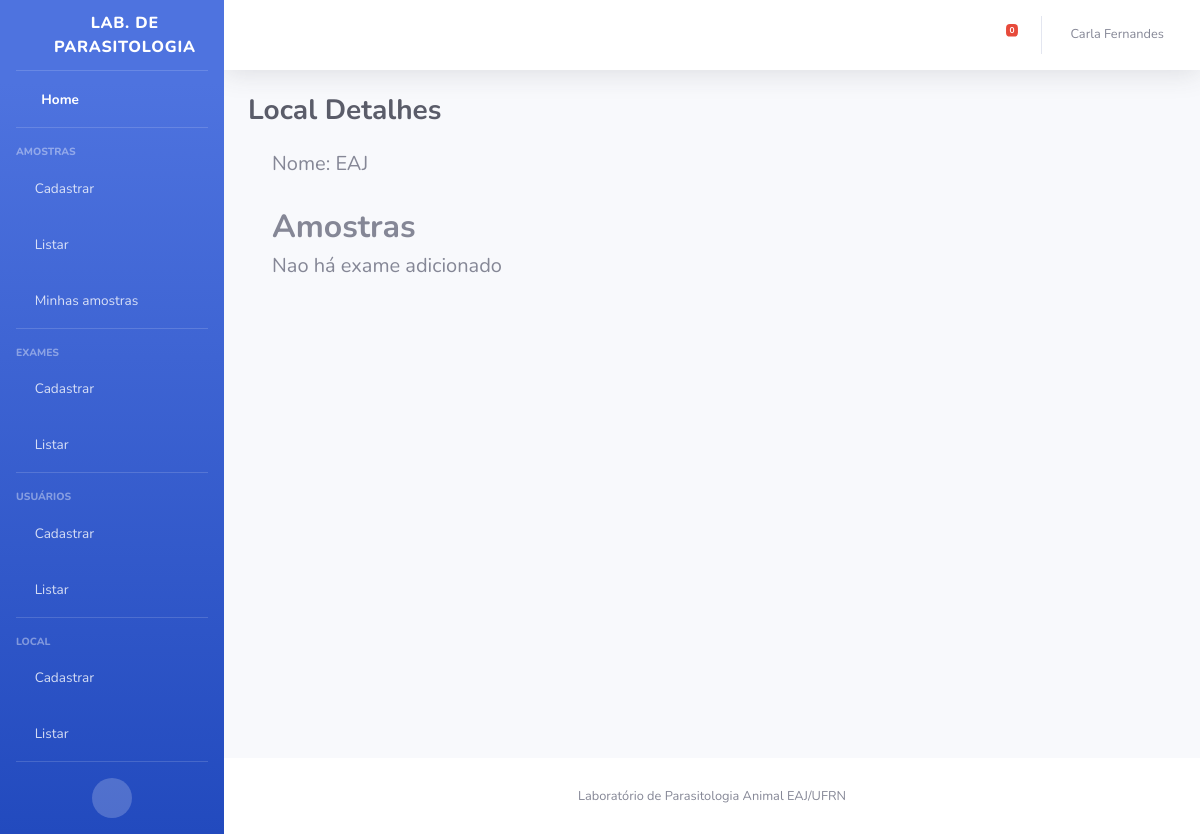
The app's page /local/detalhes/1 (signed in), older data.
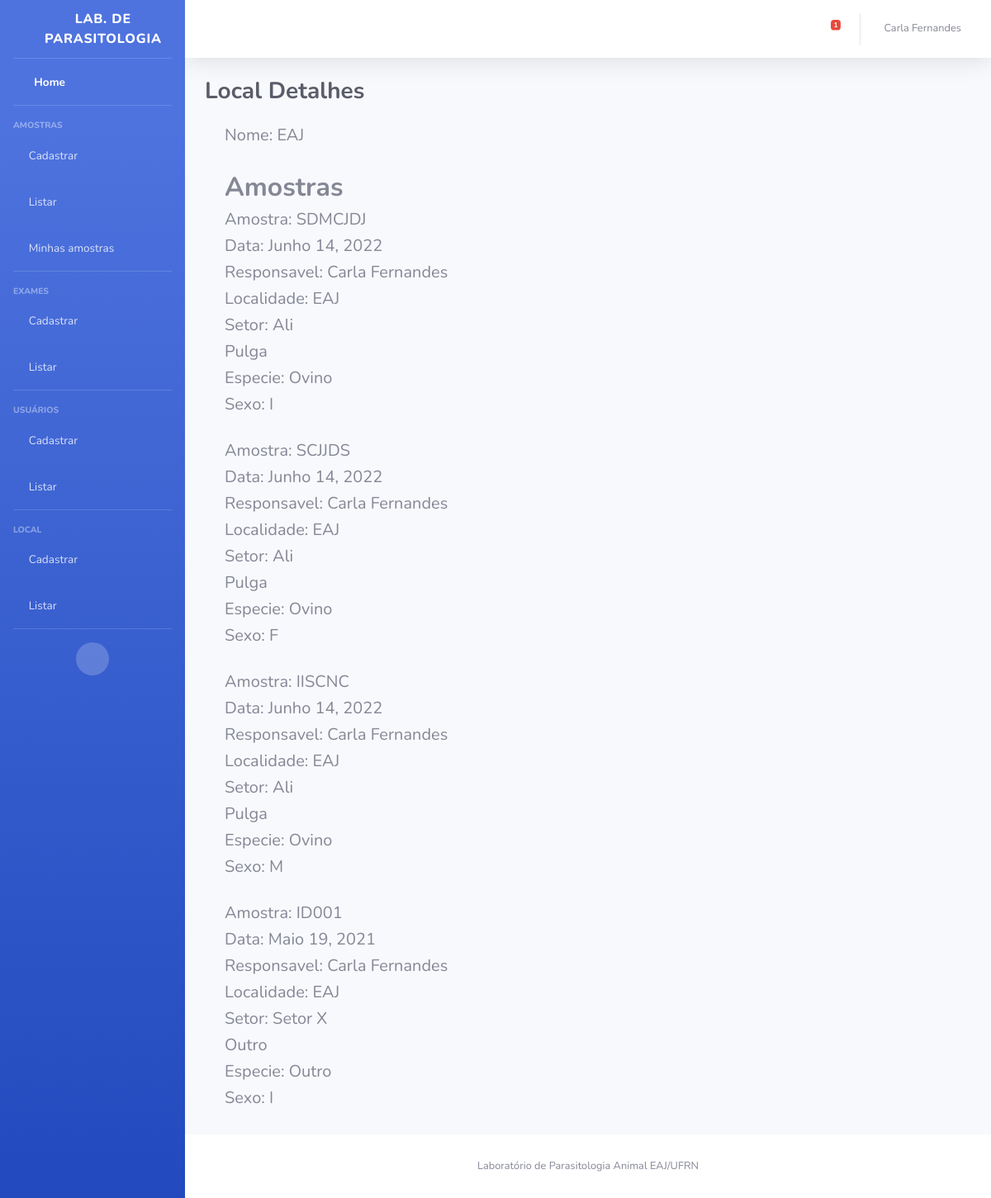
The same page, newer data.
### Local/models.py (models this page shows)
class Local(models.Model):
    nome = models.CharField(max_length=200)
    def __str__(self):
        return self.nome

### Amostra/models.py (models this page shows, shortened)
class Amostra(models.Model):
    identificacao = models.CharField(max_length=10)
    origem = models.CharField(max_length=200)
    responsavel = models.ForeignKey(User, on_delete=models.CASCADE, null = True, related_name='amostras')
    localidade = models.ForeignKey(Local, on_delete=models.CASCADE, null = True, related_name='local')
    setor = models.CharField(max_length=200)
    data_coleta = models.DateField(default=date.today)
    tipo_amostra = models.CharField(max_length=2, choices=TIPOS_AMOSTRA, default='OU')
    especie_animal = models.CharField(max_length=2, choices=ESPECIES_ANIMAIS,default='OU')
    sexo_animal = models.CharField(max_length=1, choices=SEXO, default='I')
    status = models.BooleanField(default=True)
    exames = models.ManyToManyField(Exame, through='RealizacaoExame')
    created_at = models.DateField(default=date.today, null=True, blank=True)
    class Meta:
        ordering = ['-data_coleta','-id']

### Local/views.py (the view)
# urls.py: path('detalhes/<int:pk>', views.listar_amostras_local, name='listar_amostras_local'),
def listar_amostras_local(request, pk):
    local = Local.objects.filter(pk=pk)
    amostra = Amostra.objects.filter(localidade_id=pk)
    context = {'loc':local, 'lista_amostra':amostra}
    return render(request, 'Local/local_detail.html', context)

### Amostra/context_processors.py (called while the page is built)
def amostras_pendentes(request):
    if (request.user.is_authenticated):
        amostras = Amostra.objects.filter(
            responsavel=request.user, status=True,
            data_coleta__lte = date.today()- timedelta(days=10))
    else:
        amostras = Amostra.objects.filter(
            status=True,
            data_coleta__lte = date.today()- timedelta(days=10))
    return {
        'amostras_pendentes_count': amostras.count(),
        'amostras_pendentes': amostras.order_by('data_coleta')
    }

### Usuario/models.py (called while the page is built)
    def __str__(self):
        return "{} {}".format(self.first_name, self.last_name)

### templates/Local/local_detail.html
{% extends "base.html" %}
{% load bootstrap4 %}
{% block titulo %}
Local Detalhes
{% endblock %}
{% block content %}
<div class="container">
	{% if loc %}
		{% for local in loc %}
			<h5>Nome: {{ local.nome }} </h5>
            <br>
		{% endfor %}
	{% endif %}
	<h2><strong>Amostras</strong></h2>
	{% if lista_amostra %}
		{% for amostra in lista_amostra %}
			<h5>Amostra: {{ amostra.identificacao }}</h5>
			<h5>Data: {{ amostra.data_coleta }} </h5>
			<h5>Responsavel: {{ amostra.responsavel }} </h5>
			<h5>Localidade: {{ amostra.localidade }}</h5>
			<h5>Setor: {{ amostra.setor }}</h5>
    		<h5>{{ amostra.get_tipo_amostra_display }}</h5>
    		<h5>Especie: {{ amostra.get_especie_animal_display }}</h5>
    		<h5>Sexo: {{ amostra.sexo_animal }}</h5>
			<br>
		{% endfor %}
	{% else %}
		<h5>Nao há exame adicionado</h5>
	{% endif %}
  </div>
{% endblock %}

### templates/base.html (shortened to what the changed rows need)
<!DOCTYPE html>
<html lang="en">
{% load static %}
<head>
  <link href="{% static 'vendor/fontawesome-free/css/all.min.css' %}" rel="stylesheet" type="text/css">
  <link rel="stylesheet" type="text/css" href="{% static 'css/sb-admin-2.css' %}" />
  <link href="{% static 'vendor/datatables/dataTables.bootstrap4.min.css' %}" rel="stylesheet">
</head>
<body id="page-top">
  <div id="wrapper">
     {% if user.is_authenticated %}
    <ul class="navbar-nav bg-gradient-primary sidebar sidebar-dark accordion" id="accordionSidebar">
      <a class="sidebar-brand d-flex align-items-center justify-content-center" href="{% url 'home:home' %}">
        <div class="sidebar-brand-icon rotate-n-15">
          <i class="fas fa-microscope"></i>
        </div>
        <div class="sidebar-brand-text mx-3">Lab. de Parasitologia</div>
      </a>
      <hr class="sidebar-divider my-0">
      <li class="nav-item active">
        <a class="nav-link" href="{% url 'amostra:home' %}">
          <i class="fas fa-fw fa-tachometer-alt"></i>
          <span>Home</span></a>
      </li>
      <hr class="sidebar-divider">
      <div class="sidebar-heading">
        Amostras
      </div>
      <li class="nav-item">
        <a class="nav-link collapsed" href="{% url 'amostra:cadastrar' %}">
          <i class="fas fa-plus"></i>
          <span>Cadastrar</span>
        </a>
      </li>
      <li class="nav-item">
        <a class="nav-link collapsed" href="{% url 'amostra:listar' %}">
          <i class="fas fa-vials"></i>
          <span>Listar</span>
        </a>
      </li>
      <li class="nav-item">
        <a class="nav-link collapsed" href="{% url 'amostra:listar_amostras_usuario' pk=user.pk %}">
          <i class="fas fa-vial"></i>
          <span>Minhas amostras</span>
        </a>
      </li>
      <hr class="sidebar-divider">
      {% if user.is_superuser %}
      <div class="sidebar-heading">
        Exames
      </div>
      <li class="nav-item">
        <a class="nav-link collapsed" href="{% url 'exame:cadastrar' %}">
          <i class="fas fa-plus"></i>
          <span>Cadastrar</span>
        </a>
      </li>
      <li class="nav-item">
        <a class="nav-link collapsed" href="{% url 'exame:listar' %}">
          <i class="fas fa-clipboard-list"></i>
          <span>Listar</span>
        </a>
      </li>
       <hr class="sidebar-divider">
       <div class="sidebar-heading">
        Usuários
      </div>
      <li class="nav-item">
        <a class="nav-link collapsed" href="{% url 'usuario:cadastrar' %}">
          <i class="fas fa-plus"></i>
          <span>Cadastrar</span>
        </a>
      </li>
      <li class="nav-item">
        <a class="nav-link collapsed" href="{% url 'usuario:listar' %}">
          <i class="fas fa-users"></i>
          <span>Listar</span>
        </a>
      </li>
       <hr class="sidebar-divider">
      <div class="sidebar-heading">
        Local
      </div>
      <li class="nav-item">
        <a class="nav-link collapsed" href="{% url 'local:cadastrar' %}">
          <i class="fas fa-plus"></i>
          <span>Cadastrar</span>
        </a>
      </li>
      <li class="nav-item">
        <a class="nav-link collapsed" href="{% url 'local:listarLocal' %}">
          <i class="fa fa-clipboard-list"></i>
          <span>Listar</span>
        </a>
      </li>
      <hr class="sidebar-divider d-none d-md-block">
      {% endif %}
      <div class="text-center d-none d-md-inline">
        <button class="rounded-circle border-0" id="sidebarToggle"></button>
      </div>
    </ul>
    <div id="content-wrapper" class="d-flex flex-column">
      <div id="content">
        <nav class="navbar navbar-expand navbar-light bg-white topbar mb-4 static-top shadow">
          <ul class="navbar-nav ml-auto">
            <li class="nav-item dropdown no-arrow mx-1">
              <a class="nav-link dropdown-toggle" href="#" id="alertsDropdown" role="button" data-toggle="dropdown" aria-haspopup="true" aria-expanded="false">
                <i class="fas fa-bell fa-fw"></i>
                <span class="badge badge-danger badge-counter">{{ amostras_pendentes_count }}</span>
              </a>
            </li>
            <li class="nav-item dropdown no-arrow">
              <a class="nav-link dropdown-toggle" href="#" id="userDropdown" role="button" data-toggle="dropdown" aria-haspopup="true" aria-expanded="false">
                <span class="mr-2 d-none d-lg-inline text-gray-600 small">{{user.first_name}} {{user.last_name}}</span>
              </a>
            </li>
          </ul>
        </nav>
        {% endif %}
        <div class="container-fluid">
          <div class="d-sm-flex align-items-center justify-content-between mb-4">
            <h1 class="h3 mb-0 text-gray-800">
              <strong>
              {% block titulo %}
              {% endblock %}
              </strong>
            </h1>
          </div>
          {% block content %}{% endblock %}
        </div>
      </div>
    </div>
  </div>
</body>
</html>

Row changes from the older to the newer data that the page shows:
added Amostra: identificacao "SDMCJDJ", data_coleta "Junho 14, 2022", responsavel "Carla Fernandes", localidade "EAJ", setor "Ali", tipo_amostra "Pulga", especie_animal "Ovino", sexo_animal "I"
added Amostra: identificacao "SCJJDS", data_coleta "Junho 14, 2022", responsavel "Carla Fernandes", localidade "EAJ", setor "Ali", tipo_amostra "Pulga", especie_animal "Ovino", sexo_animal "F"
added Amostra: identificacao "IISCNC", data_coleta "Junho 14, 2022", responsavel "Carla Fernandes", localidade "EAJ", setor "Ali", tipo_amostra "Pulga", especie_animal "Ovino", sexo_animal "M"
added Amostra: identificacao "ID001", data_coleta "Maio 19, 2021", responsavel "Carla Fernandes", localidade "EAJ", setor "Setor X", tipo_amostra "Outro", especie_animal "Outro", sexo_animal "I"
Text that changed along with them:
{{ amostras_pendentes_count }}: "0" → "1"
text no longer shown: "Nao há exame adicionado"
